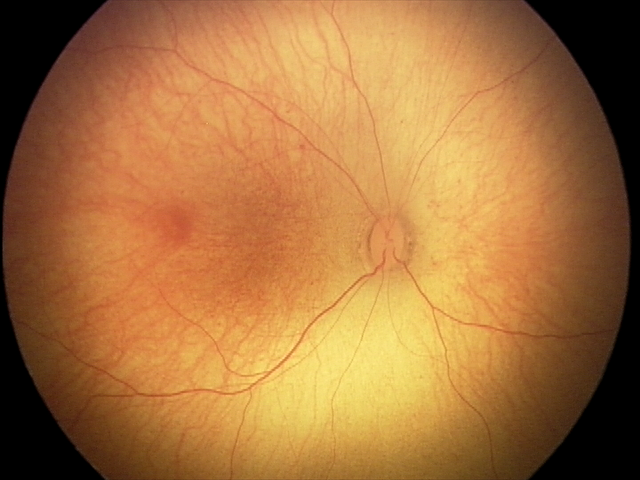
#> input picture ROP-app/vss_landmark/1.bmp, 640 x 480 px; its folder holds only this picture in this run
$ python -i crop_roi.py   (imports and definitions only)
#> lines starting #> are read from the running program, lines starting #| are printed output that depends on the picture; after the words box and inside, x2 and y2 are one past the last pixel; in counts of white or black regions, pixels touching at a corner belong together
#> further down, picture is the input picture: shape (480, 640, 3); mean B, G, R 62.9, 114.5, 166.6
import cv2
import numpy as np
import os

def crop_black_borders(image):
    # Trích xuất kênh màu xanh lá
    green_channel = image[:, :, 1]
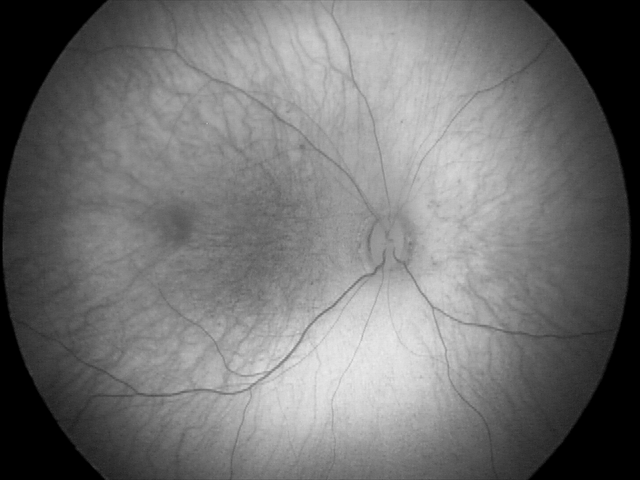
#> green_channel: shape (480, 640); min 0, max 234, mean 114.5

    # Áp dụng phép mở rộng (morphological closing) để làm đầy các vùng hở
    kernel = np.ones((7, 7), np.uint8)
    closed = cv2.morphologyEx(green_channel, cv2.MORPH_CLOSE, kernel)

    # Áp dụng phép giãn nở để loại bỏ nhiễu nhỏ
    dilated = cv2.dilate(closed, kernel, iterations=3)
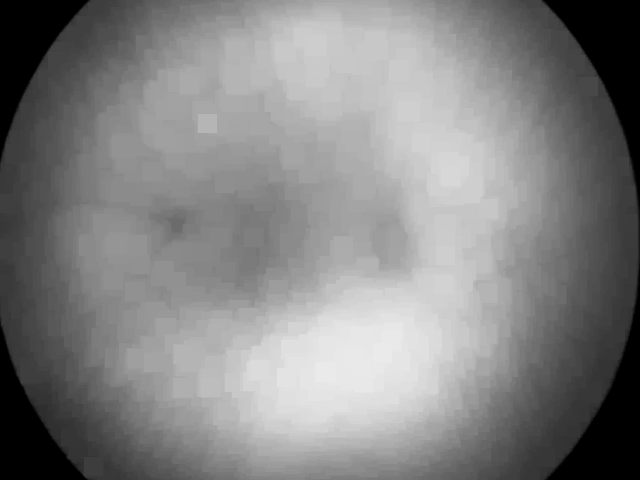
#> dilated: shape (480, 640); min 0, max 234, mean 131.4

    # Áp dụng threshold để nhị phân hóa ảnh
    _, thresh = cv2.threshold(dilated, 20, 255, cv2.THRESH_BINARY)
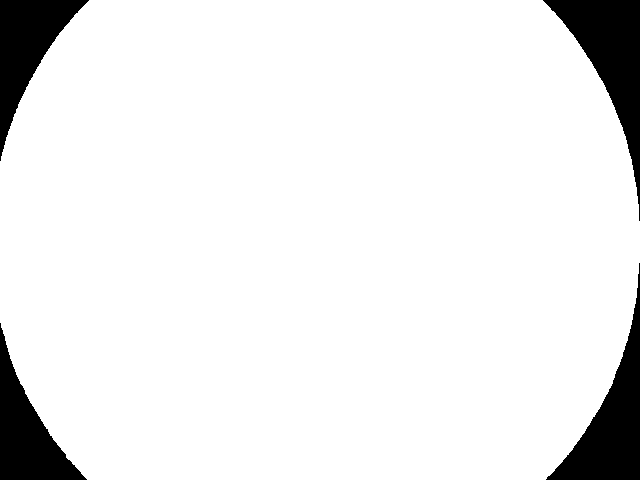
#> thresh: shape (480, 640); 91.9% white; 4 black regions, box (x1, y1, x2, y2) and area: (543, 0, 640, 221) 7128, (546, 263, 640, 480) 6750, (0, 0, 89, 161) 5609, (0, 323, 87, 480) 5431

    # Loại bỏ nhiễu bằng phép mở (Opening)
    cleaned = cv2.morphologyEx(thresh, cv2.MORPH_OPEN, kernel)
    cleaned = cv2.erode(cleaned, kernel, iterations=4)
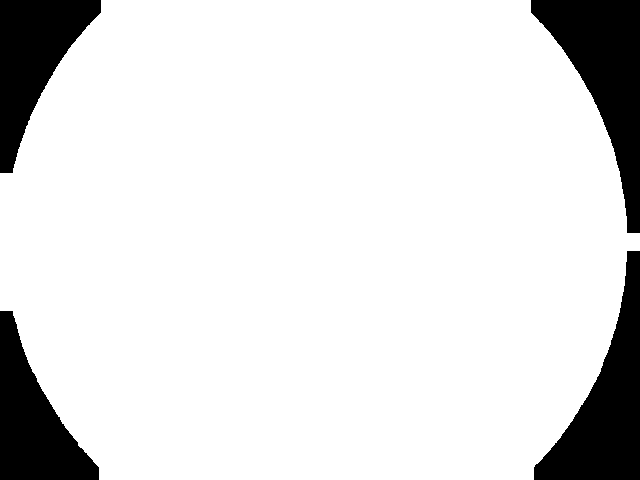
#> cleaned: shape (480, 640); 87.3% white; 4 black regions

    # Tìm contours để xác định vùng chứa thông tin
    contours, _ = cv2.findContours(cleaned, cv2.RETR_EXTERNAL, cv2.CHAIN_APPROX_SIMPLE)
#> contours = 1 contour; box (x1, y1, x2, y2) and area: (0, 0, 640, 480) 267290

    if not contours:
        print("Không tìm thấy vùng chứa thông tin, trả về ảnh gốc")
        return image

    # Lọc bỏ contours có diện tích nhỏ để tránh nhiễu
    min_area = 2000  # Tăng giá trị để lọc nhiễu mạnh hơn
    contours = [c for c in contours if cv2.contourArea(c) > min_area]

    if not contours:
        print("Không có vùng đủ lớn để crop, trả về ảnh gốc")
        return image, []

    # Tạo bounding box quanh vùng có thông tin lớn nhất
    c = max(contours, key=cv2.contourArea)
#> c = contour of 450 points, box (x1, y1, x2, y2) (0, 0, 640, 480), area 267290
    x, y, w, h = cv2.boundingRect(c)
#> x = 0; y = 0; w = 640; h = 480
    cropped = image[y:y+h, x:x+w]

    return cropped

def process_dataset(dataset_path):
    categories = ["normal", "preplus", "plus"]

    for category in categories:
        input_folder = os.path.join(dataset_path, category)
        output_folder = os.path.join(dataset_path, f"crop_{category}")

        # Tạo thư mục đầu ra nếu chưa tồn tại
        os.makedirs(output_folder, exist_ok=True)

        count = 0  # Biến đếm số lượng ảnh đã crop

        for filename in os.listdir(input_folder):
            input_path = os.path.join(input_folder, filename)
            output_path = os.path.join(output_folder, filename)

            # Đọc ảnh
            image = cv2.imread(input_path)
            if image is None:
                continue

            # Crop ảnh
            cropped_image = crop_black_borders(image)

            # Lưu ảnh đã crop
            cv2.imwrite(output_path, cropped_image)
            count += 1

        print(f"Đã crop {count} ảnh từ thư mục {category}")

# Gọi hàm xử lý toàn bộ dataset
dataset_path = r"C:\Users\trung\Documents\AI\ROP-o\Triplet-data\data"  # Thay bằng đường dẫn thực tế
# [1 line not run here, left out]

>>> import cv2
>>> picture = cv2.imread('ROP-app/vss_landmark/1.bmp')
>>> result = crop_black_borders(picture)

$ run again, on ROP-app/vss_landmark/2.bmp
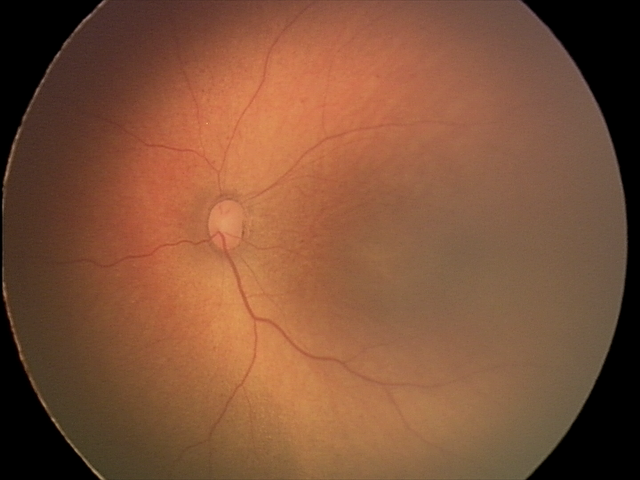
#> input picture ROP-app/vss_landmark/2.bmp, 640 x 480 px
#> picture is the input picture: shape (480, 640, 3); mean B, G, R 57.4, 82.9, 127.7
#> in crop_black_borders, `_, thresh = cv2.threshold(dilated, 20, 255, cv2.THRESH_BINARY)`:
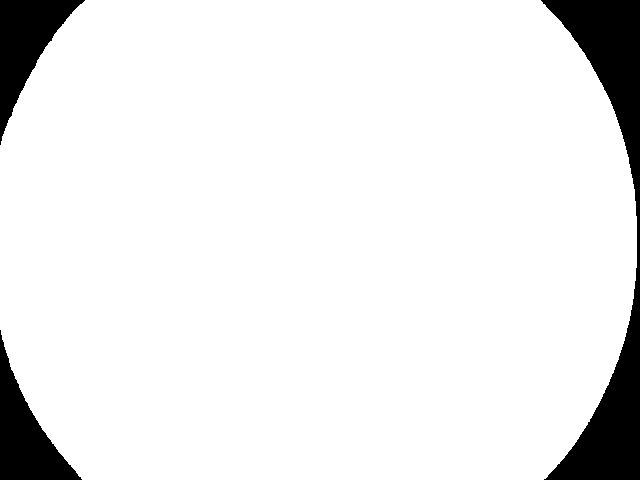
#> thresh: shape (480, 640); 91.9% white; 3 black regions, box (x1, y1, x2, y2) and area: (541, 0, 640, 480) 15015, (0, 0, 85, 145) 5015, (0, 330, 82, 480) 4898
#> cleaned: shape (480, 640); 87.4% white; 3 black regions
#> contours = 1 contour; box (x1, y1, x2, y2) and area: (0, 0, 625, 480) 267480
#> c = contour of 439 points, box (x1, y1, x2, y2) (0, 0, 625, 480), area 267480
#> x = 0; w = 625; h = 480
#> in crop_black_borders, `cropped = image[y:y+h, x:x+w]`:
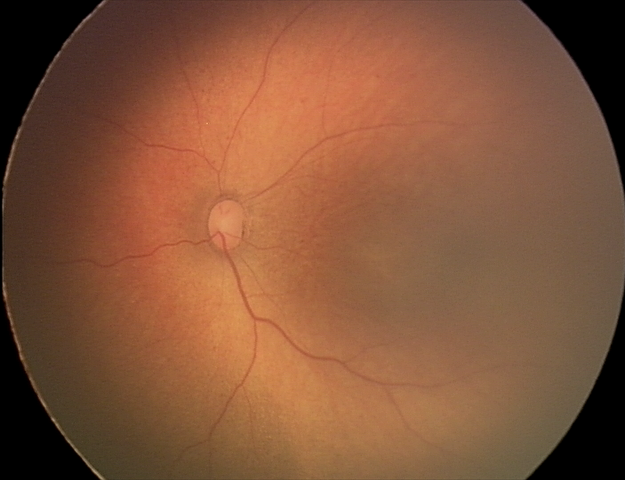
#> cropped: shape (480, 625, 3); mean B, G, R 58.8, 84.8, 130.7
